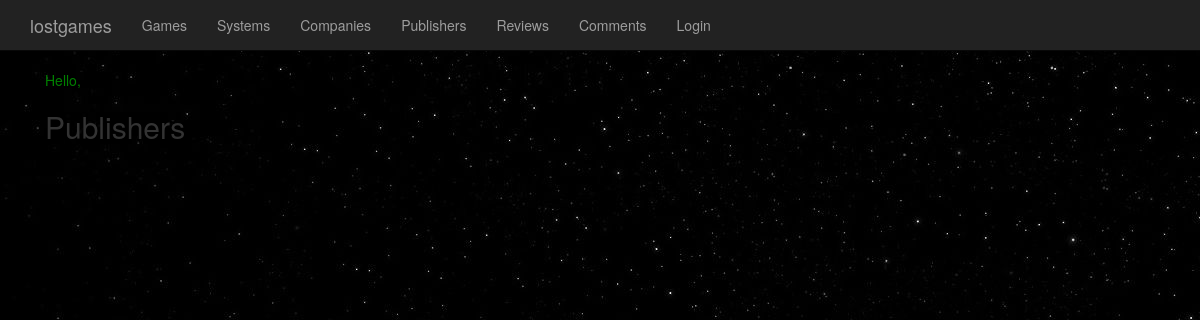
The app's page /core/publishers/, older data.
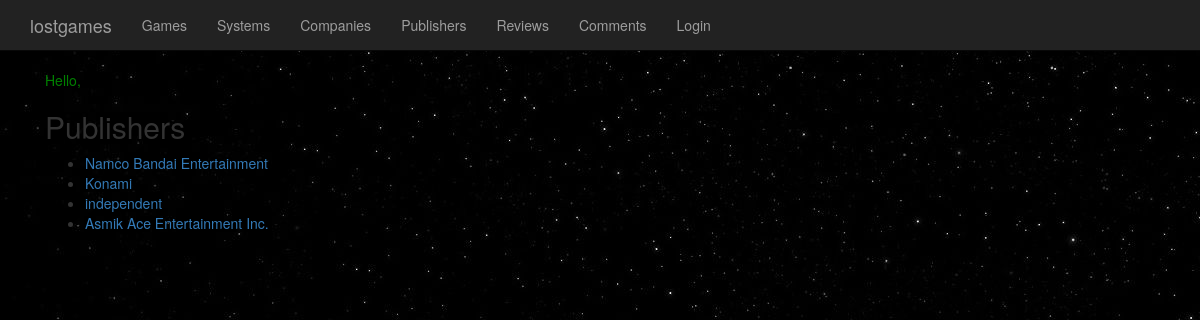
The same page, newer data.
### lostgames/models.py (models this page shows, shortened)
class Publisher(models.Model):
    name = models.CharField(max_length=256)
    date_founded = models.DateField()
    ceo = models.CharField(max_length=256)

### lostgames/views.py (the view)
def view_publishers(request):
    publishers = Publisher.objects.all()
    context = { 'publishers': publishers }
    return render(request, 'lostgames/publishers.html', context)

### lostgames/templates/lostgames/publishers.html (shortened to what this page needs)
{% extends 'lostgames/base.html' %}
{% block content %}
<h2>Publishers</h2>
{% if publishers %}
<ul>
{% for publisher in publishers %}
    <li><a href="/core/publishers/{{ publisher.id }}/">{{ publisher.name }}</a></li>
{% endfor %}
</ul>
{% endif %}
{% endblock %}

Row changes from the older to the newer data that the page shows:
added Publisher: name "Namco Bandai Entertainment"
added Publisher: name "Konami"
added Publisher: name "independent"
added Publisher: name "Asmik Ace Entertainment Inc."
